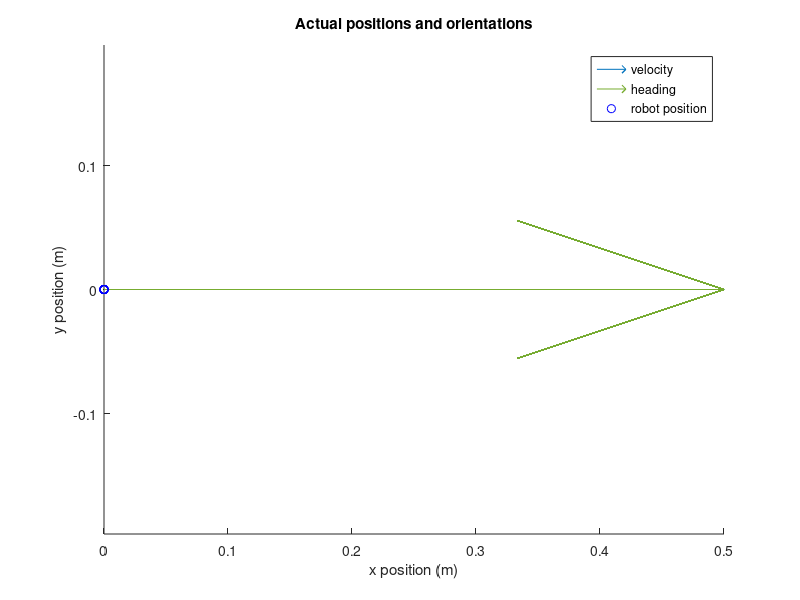
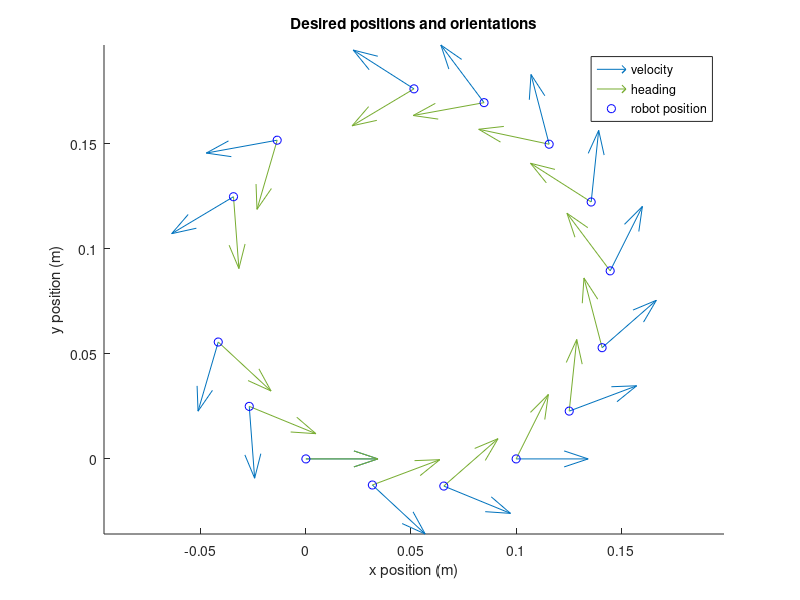

Write MATLAB code to recreate these figures, in order. (Note: this script raises an error after producing the figures.)
% Adaptive diff drive pose controller

%% Set up robot parameters
m = 0.1;         % mass
b = 0.07324/2;  % 1/2 wheelbase
r=0.16;          % wheel radius
Ic = 0.00008843;      % Moment of inertia of body about Pc
Iw = 0.00000051;      % Moment of inertia for wheel
Im = 0.00000765;      % Moment of inertia of wheels about com
mc = 0.5;       % Robot mass
mw = 0.003218;  % Wheel mass
d = 0;          % Distance between robot origin and robot COM
tau_dr = 0;     % Disturbance term right
tau_dl = 0;     % Disturbance term left
I = mc*d^2+Ic+2*mw*b^2+2*Im;       % Moment of inertia for everything

%% Kinematic and Dynamic Adaptive Pose Controller
% Initial pose
x0=0; y0=0; theta0=0;
z=[x0;y0;theta0];
z_des=z;

% Initial velocity
v0=1; omega0=0;
zdot=[v0*cos(theta0);v0*sin(theta0);omega0];
zdot_des=zdot;

% Target location
xfin=1; yfin=1; thetafin=0*pi/6;
zr=[xfin;yfin;thetafin];

% Reference velocities
vr=1;

% Time
dt=0.1;
time3=0:dt:norm([xfin-x0 yfin-y0])/(vr);
%time3=0:dt:3;

% Initialize empty matrices to store things later
pos=zeros(3,1+1/dt);
vel=zeros(2,1+1/dt);
pos_des=zeros(3,1+1/dt);
vel_des=zeros(2,1+1/dt);
poserrs3=zeros(3,1+1/dt);

% Pose Gains
k1=1;
k2=10;

% Adaptive Gains and weights
k1_a=1; k2_a=1;
k_a=[k1_a 0;0 k2_a];
lambda = 5*eye(2);
a_hat = [0; 0; 0; 0; 0];
P = eye(5);

% Desired Wheel velocities
l_wv=v0/r-theta0*b/r; r_wv=v0/r+theta0*b/r;
l_wvs=zeros(1,1+1/dt);
r_wvs=zeros(1,1+1/dt);

% Desired Wheel accelerations
l_was=zeros(1,1+1/dt);
r_was=zeros(1,1+1/dt);

% Desired Wheel positions
l_wp=0; r_wp=0;
l_wps=zeros(1,1+1/dt);
r_wps=zeros(1,1+1/dt);

% Actual Wheel velocities
l_wv_a=v0/r-theta0*b/r; r_wv_a=v0/r+theta0*b/r;
l_wvs_a=zeros(1,1+1/dt);
r_wvs_a=zeros(1,1+1/dt);
vdot=[r_wvs_a;l_wvs_a];

% Actual Wheel accelerations
l_was_a=zeros(1,1+1/dt);
r_was_a=zeros(1,1+1/dt);

% Actual Wheel positions
l_wp_a=0; r_wp_a=0;
l_wps_a=zeros(1,1+1/dt);
r_wps_a=zeros(1,1+1/dt);
v=[r_wps_a;l_wps_a];

% Iterate over time
for t = time3
    
    % Convert current position to local coordinate frame
    r = norm(zr-z); % Vector from origin of robot to target location
    delta = z(3)- atan2((zr(2)-z(2)),zr(1)-z(1));   % Angle from vector r to heading angle
    theta = zr(3)- atan2((zr(2)-z(2)),zr(1)-z(1));  % Angle from vector r to target angle
    
    % Store actual positions, velocities
    pos(:,int16(1+t/dt))=z;
    vel(:,int16(1+t/dt))=zdot(1:2);
    
    % Store desired positions, velocities
    pos_des(:,int16(1+t/dt))=z_des;
    vel_des(:,int16(1+t/dt))=zdot_des(1:2);
    
    %------------------------------------------------
    % Pose Controller
    %------------------------------------------------
    % Add pose control law
    omega = (-vr/r)*(k2*(delta-atan(-k1*theta))+(1+(k1/(1+(k1*theta)^2)))*sin(delta));
    u=[vr;omega];
    
    % Desired Wheel velocities
    l_wv_p = l_wv; r_wv_p = r_wv;   % Previous velocities
    l_wv = u(1)/r-u(2)*b/r; l_wvs(:,int16(1+t/dt))=l_wv;
    r_wv = u(1)/r+u(2)*b/r; r_wvs(:,int16(1+t/dt))=r_wv;
    
    % Desired Wheel accelerations
    l_wa = (l_wv-l_wv_p)/dt; l_was(:,int16(1+t/dt))=l_wa;
    r_wa = (r_wv-r_wv_p)/dt; r_was(:,int16(1+t/dt))=r_wa;
    
    % Desired Wheel positions
    l_wp = l_wp+l_wv*dt; l_wps(:,int16(1+t/dt))= l_wp;
    r_wp = r_wp+r_wv*dt; r_wps(:,int16(1+t/dt))= r_wp;
    
    % Calculate zdot and integrate to find new desired pose
    zdot_des=[u(1)*cos(z_des(3));u(1)*sin(z_des(3));u(2)];
    z_des=z_des+zdot_des*dt; 
    
    %------------------------------------------------
    % TODO: Adaptive controller
    %------------------------------------------------
    aaa=(r^2/4*b^2);
    % M_bar matrix terms
    M11=aaa*(m*b^2+I)+Iw;
    M12=aaa*(m*b^2+I)+Iw;
    M_bar=[M11 M12;M12 M11];

    % Vm_bar matrix terms
    bbb=mc*d*z(3);
    Vm_bar=[0 aaa*bbb;-aaa*bbb 0];

    % D_bar vector terms
    D_bar = [tau_dr 0;0 tau_dl];
    
    % Error terms
    pos_err=[r_wp_a-r_wp; l_wp_a-l_wp];
    vel_err=[r_wv_a-r_wv; l_wv_a-l_wv];
    
    % v_r, v_r_dot, v_r_dotdot
    v_rdot=[r_wv;l_wv]-lambda*pos_err;
    v_rdotdot=[r_wa;l_wa]-lambda*vel_err;

    % Calculate Y terms
    y11=v_rdotdot(1); 
    y12=v_rdotdot(2);
    y13=z(3)*v_rdot(2);
    y14=v_rdot(1);
    y15=0;
    
    y21=v_rdotdot(2); 
    y22=v_rdotdot(1); 
    y23=-z(3)*v_rdot(1);
    y24=0; 
    y25=v_rdot(2);
    
    Y=[y11 y12 y13 y14 y15;
       y21 y22 y23 y24 y25];
    
   % Sliding terms
    s=[r_wv_a;l_wv_a]-v_rdot;
    a_hatdot=-P*Y'*s;
    a_hat=a_hat+a_hatdot*dt;
    
    % Torque terms
    T=Y*a_hat-k_a*s;
    %torque1(:,int16(1+t/dt))=T;
    
    vdotdot=M_bar\(T-(Vm_bar+D_bar)*[r_wv_a;l_wv_a]);
    vdot=vdot+dt*vdotdot;
    v=v+dt*vdot;
    
    %TODO: reassign r_wa, r_wv, r_wp from vdotdot, vdot, v
    r_wa_a= vdotdot(1); l_wa_a= vdotdot(2);
    r_wv_a= vdot(1);    l_wv_a= vdot(2);
    r_wp_a= v(1);       l_wp_a= v(2);
    
    %-------------------------------------------------------
    
    % Store pose errors
    poserrs3(:,int16(1+t/dt))=[xfin-z(1);yfin-z(2);thetafin-z(3)];
    poserrs3(3,int16(1+t/dt))=poserrs3(3,int16(1+t/dt))*180/pi;
    
    
end

% Actual positions of the robot
figure
hold on
title('Actual positions and orientations')
quiver(pos(1,:),pos(2,:),vel(1,:),vel(2,:),.5)
quiver(pos(1,:),pos(2,:),cos(pos(3,:)),sin(pos(3,:)),0.5)
scatter(pos(1,:),pos(2,:),'b')
legend('velocity','heading','robot position','location','best')
axis equal
xlabel('x position (m)')
ylabel('y position (m)')

% Desired positions of the robot
figure
hold on
title('Desired positions and orientations')
quiver(pos_des(1,:),pos_des(2,:),vel_des(1,:),vel_des(2,:),.5)
quiver(pos_des(1,:),pos_des(2,:),cos(pos_des(3,:)),sin(pos_des(3,:)),0.5)
scatter(pos_des(1,:),pos_des(2,:),'b')
legend('velocity','heading','robot position','location','best')
axis equal
xlabel('x position (m)')
ylabel('y position (m)')

% Left wheel position, velocity, acceleration
figure
suptitle('Left Wheel')
hold on
subplot(3,1,1)
hold on
title('Position')
plot(time3,l_wps,'b')
subplot(3,1,2)
hold on
title('Velocity')
plot(time3,l_wvs,'r')
subplot(3,1,3)
hold on
title('Acceleration')
xlabel('time (s)')
plot(time3,l_was,'g')

% Right wheel position, velocity, acceleration
figure
suptitle('Right Wheel')
hold on
subplot(3,1,1)
hold on
title('Position')
plot(time3,r_wps,'b')
subplot(3,1,2)
hold on
title('Velocity')
plot(time3,r_wvs,'r')
subplot(3,1,3)
hold on
title('Acceleration')
xlabel('time (s)')
plot(time3,r_was,'g')

% Time response of pose errors3
figure
suptitle('Time response error')
hold on
subplot(3,1,1)
hold on
title('x position error')
plot(time3,poserrs3(1,:),'b')
plot(time3,zeros(size(time3)),'b:')
ylabel('Error (m)')
subplot(3,1,2)
hold on
title('y position error')
plot(time3,poserrs3(2,:),'r')
plot(time3,zeros(size(time3)),'b:')
ylabel('Error (m)')
subplot(3,1,3)
hold on
title('theta error')
xlabel('time (s)')
ylabel('Error (deg)')
plot(time3,poserrs3(3,:),'g')
plot(time3,zeros(size(time3)),'b:')
